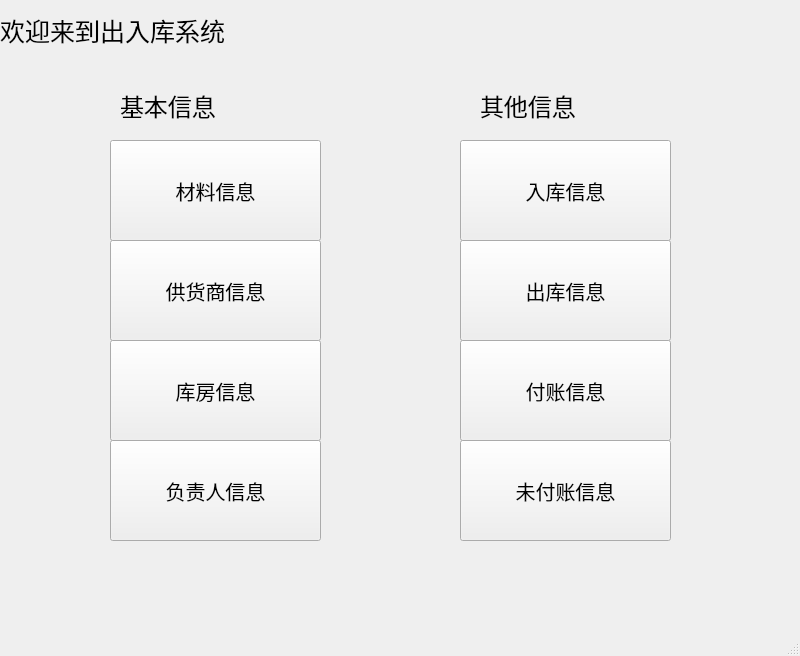
<?xml version="1.0" encoding="UTF-8"?>
<ui version="4.0">
 <class>MainWindow</class>
 <widget class="QMainWindow" name="MainWindow">
  <property name="geometry">
   <rect>
    <x>0</x>
    <y>0</y>
    <width>800</width>
    <height>656</height>
   </rect>
  </property>
  <property name="windowTitle">
   <string>MainWindow</string>
  </property>
  <widget class="QWidget" name="centralwidget">
   <widget class="QLabel" name="label">
    <property name="geometry">
     <rect>
      <x>0</x>
      <y>0</y>
      <width>361</width>
      <height>61</height>
     </rect>
    </property>
    <property name="font">
     <font>
      <pointsize>19</pointsize>
     </font>
    </property>
    <property name="text">
     <string>欢迎来到出入库系统</string>
    </property>
   </widget>
   <widget class="QPushButton" name="pushButton1">
    <property name="geometry">
     <rect>
      <x>110</x>
      <y>140</y>
      <width>211</width>
      <height>101</height>
     </rect>
    </property>
    <property name="font">
     <font>
      <pointsize>15</pointsize>
     </font>
    </property>
    <property name="text">
     <string>材料信息</string>
    </property>
   </widget>
   <widget class="QPushButton" name="pushButton2">
    <property name="geometry">
     <rect>
      <x>110</x>
      <y>240</y>
      <width>211</width>
      <height>101</height>
     </rect>
    </property>
    <property name="font">
     <font>
      <pointsize>15</pointsize>
     </font>
    </property>
    <property name="text">
     <string>供货商信息</string>
    </property>
   </widget>
   <widget class="QPushButton" name="pushButton3">
    <property name="geometry">
     <rect>
      <x>110</x>
      <y>340</y>
      <width>211</width>
      <height>101</height>
     </rect>
    </property>
    <property name="font">
     <font>
      <pointsize>15</pointsize>
     </font>
    </property>
    <property name="text">
     <string>库房信息</string>
    </property>
   </widget>
   <widget class="QPushButton" name="pushButton4">
    <property name="geometry">
     <rect>
      <x>460</x>
      <y>140</y>
      <width>211</width>
      <height>101</height>
     </rect>
    </property>
    <property name="font">
     <font>
      <pointsize>15</pointsize>
     </font>
    </property>
    <property name="text">
     <string>入库信息</string>
    </property>
   </widget>
   <widget class="QLabel" name="label_2">
    <property name="geometry">
     <rect>
      <x>120</x>
      <y>90</y>
      <width>131</width>
      <height>31</height>
     </rect>
    </property>
    <property name="font">
     <font>
      <pointsize>18</pointsize>
     </font>
    </property>
    <property name="text">
     <string>基本信息</string>
    </property>
   </widget>
   <widget class="QLabel" name="label_3">
    <property name="geometry">
     <rect>
      <x>480</x>
      <y>90</y>
      <width>131</width>
      <height>31</height>
     </rect>
    </property>
    <property name="font">
     <font>
      <pointsize>18</pointsize>
     </font>
    </property>
    <property name="text">
     <string>其他信息</string>
    </property>
   </widget>
   <widget class="QPushButton" name="pushButton5">
    <property name="geometry">
     <rect>
      <x>460</x>
      <y>240</y>
      <width>211</width>
      <height>101</height>
     </rect>
    </property>
    <property name="font">
     <font>
      <pointsize>15</pointsize>
     </font>
    </property>
    <property name="text">
     <string>出库信息</string>
    </property>
   </widget>
   <widget class="QPushButton" name="pushButton6">
    <property name="geometry">
     <rect>
      <x>460</x>
      <y>340</y>
      <width>211</width>
      <height>101</height>
     </rect>
    </property>
    <property name="font">
     <font>
      <pointsize>15</pointsize>
     </font>
    </property>
    <property name="text">
     <string>付账信息</string>
    </property>
   </widget>
   <widget class="QPushButton" name="pushButton7">
    <property name="geometry">
     <rect>
      <x>110</x>
      <y>440</y>
      <width>211</width>
      <height>101</height>
     </rect>
    </property>
    <property name="font">
     <font>
      <pointsize>15</pointsize>
     </font>
    </property>
    <property name="text">
     <string>负责人信息</string>
    </property>
   </widget>
   <widget class="QPushButton" name="pushButton8">
    <property name="geometry">
     <rect>
      <x>460</x>
      <y>440</y>
      <width>211</width>
      <height>101</height>
     </rect>
    </property>
    <property name="font">
     <font>
      <pointsize>15</pointsize>
     </font>
    </property>
    <property name="text">
     <string>未付账信息</string>
    </property>
   </widget>
  </widget>
  <widget class="QMenuBar" name="menubar">
   <property name="geometry">
    <rect>
     <x>0</x>
     <y>0</y>
     <width>800</width>
     <height>26</height>
    </rect>
   </property>
  </widget>
  <widget class="QStatusBar" name="statusbar"/>
 </widget>
 <resources/>
 <connections/>
</ui>
